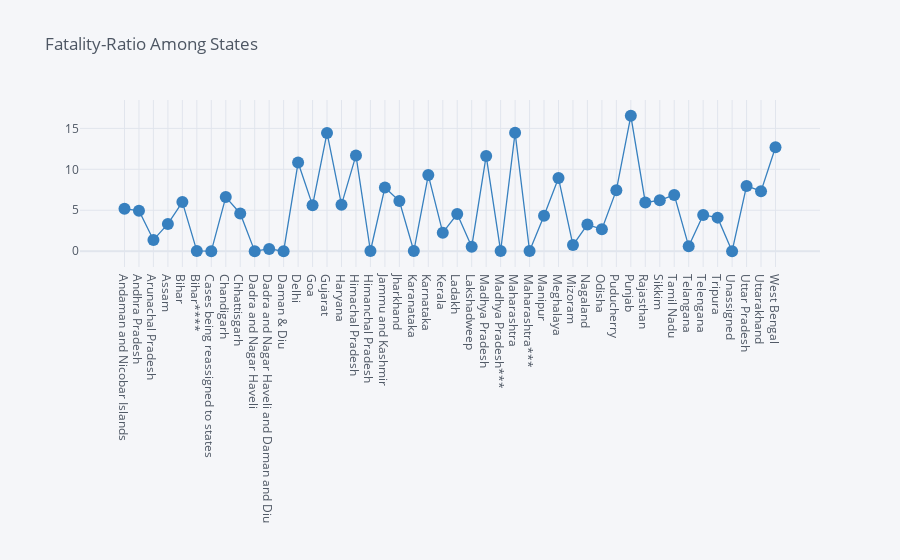

This figure's notebook cell:
### Markdown cell above
# FATALITY_RATIO AMONG STATES

### Code cell
fatality_ratio=df.groupby('State/UnionTerritory')['Fatality-Ratio'].sum().reset_index()
fatality_ratio.iplot(kind='line',mode='lines+markers',x='State/UnionTerritory',y='Fatality-Ratio',title='Fatality-Ratio Among States',color='blue')

### Figure 1 — Plotly figure (JSON) as saved in the notebook; plotly's stock layout.template omitted (floating-point values rounded to 4 significant figures)
{"data": [{"line": {"color": "rgba(55, 128, 191, 1.0)", "dash": "solid", "shape": "linear", "width": 1.3}, "marker": {"size": 12, "symbol": "circle"}, "mode": "lines+markers", "name": "Fatality-Ratio", "text": "", "type": "scatter", "x": ["Andaman and Nicobar Islands", "Andhra Pradesh", "Arunachal Pradesh", "Assam", "Bihar", "Bihar****", "Cases being reassigned to states", "Chandigarh", "Chhattisgarh", "Dadra and Nagar Haveli", "Dadra and Nagar Haveli and Daman and Diu", "Daman & Diu", "Delhi", "Goa", "Gujarat", "Haryana", "Himachal Pradesh", "Himanchal Pradesh", "Jammu and Kashmir", "Jharkhand", "Karanataka", "Karnataka", "Kerala", "Ladakh", "Lakshadweep", "Madhya Pradesh", "Madhya Pradesh***", "Maharashtra", "Maharashtra***", "Manipur", "Meghalaya", "Mizoram", "Nagaland", "Odisha", "Puducherry", "Punjab", "Rajasthan", "Sikkim", "Tamil Nadu", "Telangana", "Telengana", "Tripura", "Unassigned", "Uttar Pradesh", "Uttarakhand", "West Bengal"], "y": [5.174, 4.949, 1.373, 3.331, 5.992, 0.02639, 0, 6.604, 4.607, 0.0007721, 0.2729, 0, 10.83, 5.597, 14.44, 5.679, 11.7, 0.01715, 7.769, 6.117, 0.01255, 9.295, 2.254, 4.541, 0.5288, 11.63, 0.01327, 14.48, 0.02099, 4.315, 8.931, 0.7427, 3.248, 2.676, 7.452, 16.53, 5.947, 6.207, 6.87, 0.5873, 4.419, 4.096, 0, 7.963, 7.326, 12.7]}], "layout": {"legend": {"bgcolor": "#F5F6F9", "font": {"color": "#4D5663"}}, "paper_bgcolor": "#F5F6F9", "plot_bgcolor": "#F5F6F9", "title": {"font": {"color": "#4D5663"}, "text": "Fatality-Ratio Among States"}, "xaxis": {"gridcolor": "#E1E5ED", "showgrid": true, "tickfont": {"color": "#4D5663"}, "title": {"font": {"color": "#4D5663"}, "text": ""}, "zerolinecolor": "#E1E5ED"}, "yaxis": {"gridcolor": "#E1E5ED", "showgrid": true, "tickfont": {"color": "#4D5663"}, "title": {"font": {"color": "#4D5663"}, "text": ""}, "zerolinecolor": "#E1E5ED"}}}
